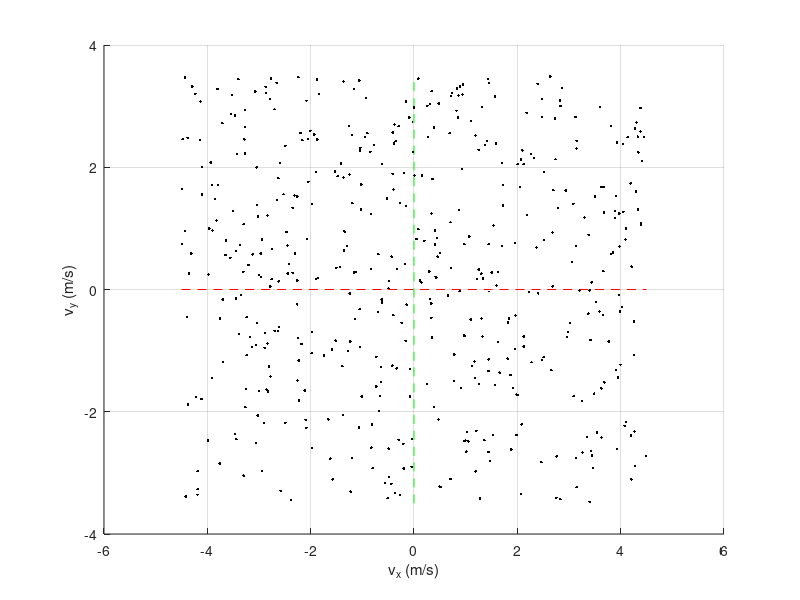

Reproduce this figure in MATLAB. (Note: this script raises an error after producing the figure.)
clear; clc;

%% 3D velocity command sweep
N_s = 500; % velocity command samples

vx_max = 4.5;
vy_max = 3.5;
omega_max = 7.5;

cmd_sweep = zeros(N_s, 3);

% for i = 1:N_s % Gaussian sampling
%     vx_samp = vx_max/3 * randn(1, 1);
%     vy_samp = vy_max/3 * randn(1, 1);
%     wz_samp = omega_max/3 * randn(1, 1);
%     cmd_sweep(i,:) = [vx_samp, vy_samp, wz_samp];
% end
for i = 1:N_s % Uniform sampling
    vx_samp = 2*vx_max*(rand(1, 1) - 0.5);
    vy_samp = 2*vy_max*(rand(1, 1) - 0.5);
    wz_samp = 2*omega_max*(rand(1, 1) - 0.5);
    cmd_sweep(i,:) = [vx_samp, vy_samp, wz_samp];
end


figure;
hold on; grid on;
xlabel('v_x (m/s)'); ylabel('v_y (m/s)'); zlabel('\omega_z (rad/s)')
plot3(linspace(-vx_max, vx_max, 10),zeros(1, 10),zeros(1, 10),'r--')
plot3(zeros(1, 10),linspace(-vy_max, vy_max, 10),zeros(1, 10),'g--')
plot3(zeros(1, 10), zeros(1, 10),linspace(-omega_max, omega_max, 10),'c--')
for i = 1:N_s
    plot3(cmd_sweep(i, 1), cmd_sweep(i,2), cmd_sweep(i,3), 'k.')
end

%% save 3D command sweep
SAVE_CMD_SWEEP = true;
if SAVE_CMD_SWEEP
    writematrix(cmd_sweep, 'cmd_sweep_tmp.csv');
end

%% 2D velocity command slice
N_s = 200; 
vx_vy_sweep = zeros(N_s, 3);
vx_wz_sweep = zeros(N_s, 3);
vy_wz_sweep = zeros(N_s, 3);

for i = 1:N_s
    vx_samp = vx_max/2 * randn(1, 1);
    vy_samp = vy_max/2 * randn(1, 1);
    wz_samp = omega_max/2 * randn(1, 1);
    vx_vy_sweep(i,:) = [vx_samp, vy_samp, 0];
    vx_wz_sweep(i,:) = [vx_samp, 0, wz_samp];
    vy_wz_sweep(i,:) = [0, vy_samp, wz_samp];
end

f = figure; f.Position = [500 100 2500 750];
subplot(1,3,1); hold on; grid on; axis equal;
xlabel('v_x (m/s)'); ylabel('v_y (m/s)')
xline(0); yline(0);
plot(vx_vy_sweep(:,1), vx_vy_sweep(:,2), 'bo')

subplot(1,3,2); hold on; grid on; axis equal;
xlabel('v_x (m/s)'); ylabel('\omega_z (rad/s)')
xline(0); yline(0);
plot(vx_wz_sweep(:,1), vx_wz_sweep(:,3), 'bo')

subplot(1,3,3); hold on; grid on; axis equal;
xlabel('v_y (m/s)'); ylabel('\omega_z (rad/s)')
xline(0); yline(0);
plot(vy_wz_sweep(:,2), vy_wz_sweep(:,3), 'bo')


%% save 2D command slices
SAVE_CMD_SLICE = false;
if SAVE_CMD_SLICE
    writematrix(vx_vy_sweep, 'vx_vy_sweep_tmp.csv');
    writematrix(vx_wz_sweep, 'vx_wz_sweep_tmp.csv');
    writematrix(vy_wz_sweep, 'vy_wz_sweep_tmp.csv');
end
